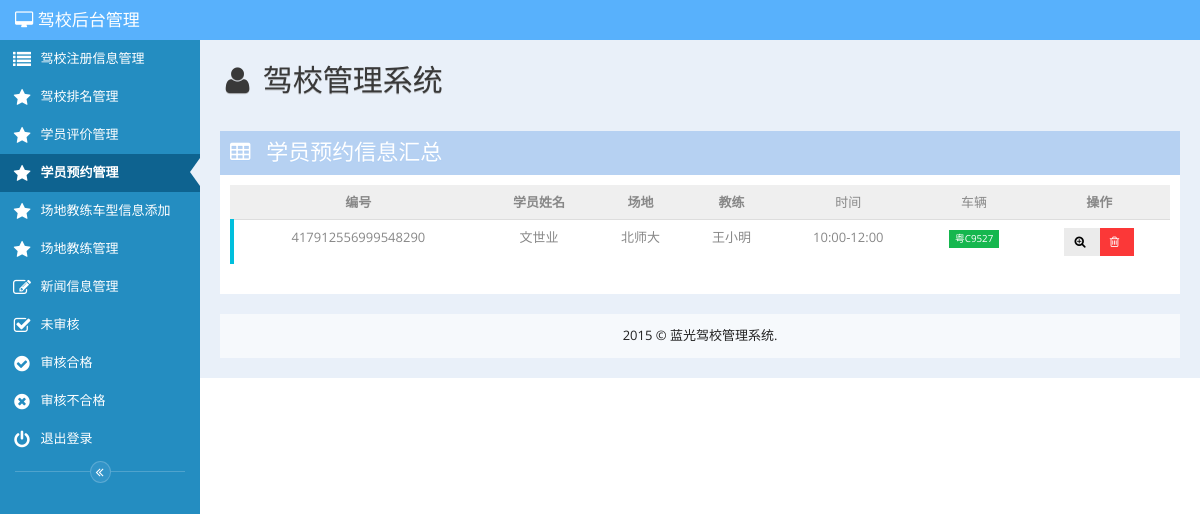
Screenshot of /Jiaoxiao/index.php/manage_appointment with the database file from the repository.
### tables this page shows
CREATE TABLE `appointment` (
  `a_id` int(11) NOT NULL AUTO_INCREMENT,
  `coachandplaceid` int(11) NOT NULL COMMENT '教练与场地关系ID',
  `userid` int(11) NOT NULL COMMENT '用户id',
  `carid` bigint(20) NOT NULL COMMENT '车型',
  `a_deleted` tinyint(1) NOT NULL DEFAULT '0',
  PRIMARY KEY (`a_id`)
);

CREATE TABLE `user` (
  `id` bigint(20) NOT NULL AUTO_INCREMENT,
  `name` varchar(128) NOT NULL,
  `num` varchar(128) NOT NULL,
  `nickname` varchar(128) NOT NULL,
  `password` varchar(128) NOT NULL,
  `sex` tinyint(1) NOT NULL DEFAULT '0',
  `birthday` date NOT NULL,
  `phone` varchar(128) NOT NULL,
  `qq` varchar(16) DEFAULT NULL,
  `address` varchar(128) NOT NULL,
  `email` varchar(128) NOT NULL,
  `idcard` varchar(32) NOT NULL,
  `photo` varchar(128) NOT NULL,
  `school_id` bigint(20) NOT NULL COMMENT '报名驾校ID',
  `original_car_type` varchar(64) DEFAULT NULL,
  `wanted_car_type` varchar(64) NOT NULL,
  `create_date` datetime NOT NULL,
  `create_id` bigint(20) NOT NULL,
  `update_id` bigint(20) DEFAULT NULL,
  `update_date` datetime DEFAULT NULL,
  `schedule` tinyint(1) NOT NULL DEFAULT '0' COMMENT '学员的学习进度',
  `status` tinyint(1) DEFAULT '0',
  `deleted` tinyint(1) DEFAULT '0',
  PRIMARY KEY (`num`),
  KEY `ID` (`id`)
);

CREATE TABLE `place` (
  `id` int(11) NOT NULL AUTO_INCREMENT,
  `p_name` varchar(128) NOT NULL,
  `address` varchar(128) NOT NULL,
  `description` varchar(256) NOT NULL COMMENT '描述',
  `img` varchar(256) NOT NULL,
  PRIMARY KEY (`id`)
);

CREATE TABLE `coach` (
  `id` int(128) NOT NULL AUTO_INCREMENT,
  `c_name` varchar(128) NOT NULL,
  `tel` varchar(128) NOT NULL,
  `price` varchar(128) NOT NULL COMMENT '价格',
  `star` int(11) NOT NULL COMMENT '星级',
  `img` varchar(256) NOT NULL,
  `description` varchar(512) DEFAULT NULL,
  `school_name` varchar(256) DEFAULT NULL COMMENT '所属驾校名',
  `school_url` varchar(256) DEFAULT NULL COMMENT '所属驾校网址',
  `deleted` tinyint(1) NOT NULL DEFAULT '0',
  PRIMARY KEY (`id`)
);

CREATE TABLE `time` (
  `id` int(11) NOT NULL AUTO_INCREMENT,
  `time` varchar(128) NOT NULL,
  PRIMARY KEY (`id`)
);

CREATE TABLE `cartype` (
  `id` int(128) NOT NULL AUTO_INCREMENT,
  `type` varchar(128) NOT NULL,
  `number` varchar(128) NOT NULL,
  `car_detail` varchar(128) NOT NULL,
  `img` varchar(256) NOT NULL,
  PRIMARY KEY (`id`)
);

### Jiaoxiao/application/libraries/Layout.php (called while the page is built, shortened)
<?php  if (!defined('BASEPATH')) exit('No direct script access allowed');
class Layout
{
    var $obj;
    var $layout;
    function Layout($layout = "flaty")
    {
        $this->obj =& get_instance();
        $this->layout = '_layouts/' . $layout;
    }
    function view($view, $data=null, $return=false)
    {
        $data['content_for_layout'] = $this->obj->load->view($view,$data,true);
        if($return)
        {
            $output = $this->obj->load->view($this->layout,$data, true);
            return $output;
        }
        else
        {
            $this->obj->load->view($this->layout,$data, false);
        }
    }
}
?>

### Jiaoxiao/application/controllers/manage_appointment.php (called while the page is built, shortened)
<?php
class Manage_appointment extends MY_Controller{
    public function index(){
        $pagesize=10;
        $count=$this->appointment_model->count();
        $config['base_url']=site_url('manage_appointment/appointmentInfo/');
        $config['total_rows']=$count;
        $config['per_page']=$pagesize;
        $config['next_link']='>>';
        $config['prev_link']='<<';
        $config['first_link']='首页';
        $config['last_link']='尾页';
        $config['full_tag_open']="<ul class='pagination'>";
        $config['full_tag_close']="</ul>";
        $config['prev_tag_open']='<li>';
        $config['prev_tag_close']='</li>';
        $config['next_tag_open']='<li>';
        $config['next_tag_close']='</li>';
        $config['first_tag_open']='<li>';
        $config['first_tag_close']='</li>';
        $config['last_tag_open']='<li>';
        $config['last_tag_close']='</li>';
        $config['num_tag_open']='<li>';
        $config['num_tag_close']='</li>';
        $config['cur_tag_open']='<li><a>';
        $config['cur_tag_close']='</a></li>';
        $offset=intval($this->uri->segment(3));
        $this->pagination->initialize($config);
        $where['a_deleted']=0;
        $result = $this->appointment_model->getById($where,$offset,$pagesize);
        $list['result']=$result;
        $list['link']=$this->pagination->create_links();
        $list['Appointment_class']='active';
        $this->layout->view('/manage/appointment_view',$list);
    }
}

### Jiaoxiao/index.php (called while the page is built, shortened)
<?php
require_once BASEPATH.'core/CodeIgniter.php';

### Jiaoxiao/application/models/appointment_model.php (called while the page is built, shortened)
<?php
    class Appointment_model extends CI_Model{
        private $table_name = 'appointment';
        public function getById($where=array(),$offset='',$limit=''){
            $this->db->where($where);
            $this->db->from($this->table_name);
            $this->db->join('user','appointment.userid=user.id');
            $this->db->join('cartype','appointment.carid=cartype.id');
            $this->db->join('coachandplace','appointment.coachandplaceid=coachandplace.id');
            $this->db->join('place','place.id=coachandplace.placeid');
            $this->db->join('coach','coach.id=coachandplace.coachid');
            $this->db->join('time','time.id=coachandplace.timeid');
            $this->db->limit($limit,$offset);
            $result = $this->db->get();
            if ($result->num_rows() > 0) {
                return $result->result_object();
            }
            return false;
        }
        public function count($where=array()) {
            if($where){
                $this->db->where($where);
            }else{
                $this->db->select();
            }
            $this->db->from($this->table_name);
            return $this->db->count_all_results();
        }
    }

### Jiaoxiao/application/views/manage/appointment_view.php (the view, shortened to what this page needs)
<div class="row">
    <div class="col-md-12">
        <div class="box box-blue">
            <div class="box-title">
                <h3><i class="icon-table"></i> 学员预约信息汇总</h3>
            </div>
            <div class="box-content">
                <div class="table-responsive">
                    <table class="table table-advance">
                        <thead>
                        <tr>
                            <th class="text-center">编号</th>
                            <th class="text-center">学员姓名</th>
                            <th class="text-center">场地</th>
                            <th class="text-center">教练</th>
                            <td class="text-center">时间</th>
                            <td class="text-center">车辆</th>
                            <th class="text-center" >操作</th>
                        </tr>
                        </thead>
                        <tbody>
                        <?php if($result):?>
                            <?php foreach($result as $appointment):?>
                                <tr class="table-flag-blue">
                                    <td class="text-center"><?php echo $appointment->num;?></td>
                                    <td class="text-center"><?php echo $appointment->name;?></td>
                                    <td class="text-center"><?php echo $appointment->p_name;?></td>
                                    <td class="text-center"><?php echo $appointment->c_name;?></td>
                                    <td class="text-center"><?php echo $appointment->time;?></td>
                                    <td class="text-center"><span class="label label-success"><?php echo $appointment->number;?></span></td>
                                    <td class="text-center">
                                        <div class="btn-group">
                                            <a class="btn btn-sm show-tooltip change" title="查看" href="#modal-1" data-toggle="modal" role="button" data-name="<?php echo $appointment->name;?>" data-num="<?php echo $appointment->num;?>" data-sex="<?php echo $appointment->sex;?>"
                                               data-phone="<?php echo $appointment->phone;?>" data-qq="<?php echo $appointment->qq;?>" data-address="<?php echo $appointment->address;?>" data-email="<?php echo $appointment->email;?>" data-idcard="<?php echo $appointment->idcard;?>"><i class="icon-zoom-in"></i></a>
                                            <a class="btn btn-sm btn-danger show-tooltip del" title="删除" data-id="<?php echo $appointment->a_id;?>"><i class="icon-trash"></i></a>
                                        </div>
                                    </td>
                                </tr>
                            <?php endforeach;?>
                        <?php endif;?>
                        </tbody>
                    </table>
                </div>
            </div>
        </div>
    </div>
</div>

### rows the page displays
appointment: user.num "417912556999548290", user.name "文世业", place.p_name "北师大", coach.c_name "王小明", time.time "10:00-12:00", cartype.number "粤C9527"
